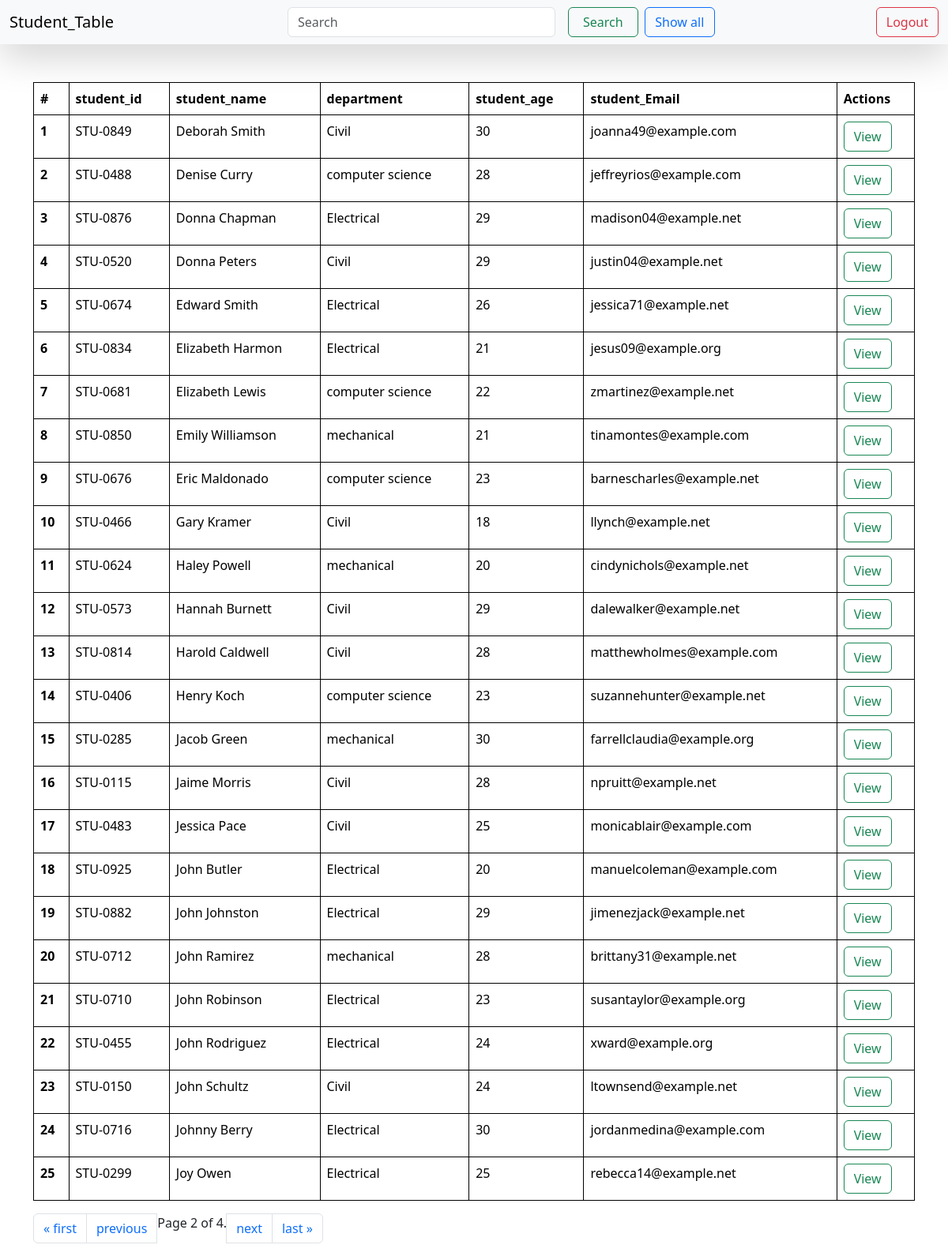
Screenshot of /?page=2 with the database file from the repository.
### reports/models.py (models this page shows, shortened)
class student(models.Model):
    department = models.ForeignKey(Department, related_name="depart", on_delete=models.CASCADE, null=True, blank=True)
    student_id = models.OneToOneField(StudentID, related_name="studentid", on_delete=models.CASCADE, null=True, blank=True)
    student_name = models.CharField(max_length=100)
    student_email = models.EmailField(unique=True)
    student_age = models.IntegerField(default=18)
    student_address = models.TextField()
    class Meta:
        ordering = ['student_name']
        verbose_name = "student"

class StudentID(models.Model):
    student_id = models.CharField(max_length=100)
    def __str__(self) -> str:
        return self.student_id

class Department(models.Model):
    department = models.CharField(max_length=100)
    def __str__(self) -> str:
        return self.department
    class Meta:
        ordering = ['department']

### reports/views.py (the view, shortened to what this page needs)
# urls.py: path('', get_students, name="getstudents"),
def get_students(request):
    queryset = student.objects.all()
    paginator = Paginator(queryset, 25)  # Show 25 contacts per page.
    page_number = request.GET.get("page", 1)
    page_obj = paginator.get_page(page_number)
    return render(request, "students.html", context={"queryset": page_obj})

### reports/templates/students.html (shortened to what this page needs)
{% extends "base.html" %}
{% block start %}
<nav class="navbar bg-body-tertiary shadow-lg sticky-top">
    <div class="container-fluid">
      <a class="navbar-brand">Student_Table</a>
      <form class="d-flex" role="search">
        <input class="form-control me-2" type="search" name="search" placeholder="Search" aria-label="Search">
        <button class="btn btn-outline-success mx-2" type="submit" style="width: 130px;">Search</button>
        <a class="btn btn-outline-primary" href="/" type="submit" style="width: 130px;">Show all</a>
      </form>
      <form class="d-flex" role="search">
        <button class="btn btn-outline-danger" type="submit">Logout</button>
      </form>
    </div>
  </nav>
<div class="container mt-5">
    <table class="table">
        <thead>
          <tr>
            <th scope="col">#</th>
            <th scope="col">student_id</th>
            <th scope="col">student_name</th>
            <th scope="col">department</th>
            <th scope="col">student_age</th>
            <th scope="col">student_Email</th>
            <th scope="col">Actions</th>
          </tr>
        </thead>
        <tbody>
            {% for student in queryset %}
          <tr>
            <th scope="row">{{forloop.counter}}</th>
            <td>
              {{student.student_id}}</td>
            <td>{{student.student_name}}</td>
            <td>{{student.department}}</td>
            <td>{{student.student_age}}</td>
            <td>{{student.student_email}}</td>
            <td><a href="{% url 'see_marks' student.student_id %}" class="btn btn-outline-success">View</a></td>
          </tr>
          {% endfor %}
        </tbody>
      </table>
      <nav aria-label="Page navigation example">
        <ul class="pagination">
            {% if queryset.has_previous %}
            <li class="page-item"><a class="page-link" href="?page=1">&laquo; first</a></li>
            <li class="page-item"><a class="page-link" href="?page={{ queryset.previous_page_number }}">previous</a></li>
            {% endif %}
            <span class="current">
                Page {{ queryset.number }} of {{ queryset.paginator.num_pages }}.
            </span>
            {% if queryset.has_next %}
            <li class="page-item"><a class="page-link" href="?page={{ queryset.next_page_number }}">next</a></li>
              <li class="page-item"><a class="page-link" href="?page={{ queryset.paginator.num_pages }}">last &raquo;</a></li>
            {% endif %}
          </ul>
        </nav>
{% endblock %}

### reports/templates/base.html (style rules this page uses)
table, th, td { border: 1px solid black; }

### rows the page displays
student: student_id "STU-0849", student_name "Deborah Smith", department "Civil", student_age "30", student_email "joanna49@example.com"
student: student_id "STU-0488", student_name "Denise Curry", department "computer science", student_age "28", student_email "jeffreyrios@example.com"
student: student_id "STU-0876", student_name "Donna Chapman", department "Electrical", student_age "29", student_email "madison04@example.net"
student: student_id "STU-0520", student_name "Donna Peters", department "Civil", student_age "29", student_email "justin04@example.net"
student: student_id "STU-0674", student_name "Edward Smith", department "Electrical", student_age "26", student_email "jessica71@example.net"
student: student_id "STU-0834", student_name "Elizabeth Harmon", department "Electrical", student_age "21", student_email "jesus09@example.org"
student: student_id "STU-0681", student_name "Elizabeth Lewis", department "computer science", student_age "22", student_email "zmartinez@example.net"
student: student_id "STU-0850", student_name "Emily Williamson", department "mechanical", student_age "21", student_email "tinamontes@example.com"
student: student_id "STU-0676", student_name "Eric Maldonado", department "computer science", student_age "23", student_email "barnescharles@example.net"
student: student_id "STU-0466", student_name "Gary Kramer", department "Civil", student_age "18", student_email "llynch@example.net"
student: student_id "STU-0624", student_name "Haley Powell", department "mechanical", student_age "20", student_email "cindynichols@example.net"
student: student_id "STU-0573", student_name "Hannah Burnett", department "Civil", student_age "29", student_email "dalewalker@example.net"
student: student_id "STU-0814", student_name "Harold Caldwell", department "Civil", student_age "28", student_email "matthewholmes@example.com"
student: student_id "STU-0406", student_name "Henry Koch", department "computer science", student_age "23", student_email "suzannehunter@example.net"
student: student_id "STU-0285", student_name "Jacob Green", department "mechanical", student_age "30", student_email "farrellclaudia@example.org"
student: student_id "STU-0115", student_name "Jaime Morris", department "Civil", student_age "28", student_email "npruitt@example.net"
student: student_id "STU-0483", student_name "Jessica Pace", department "Civil", student_age "25", student_email "monicablair@example.com"
student: student_id "STU-0925", student_name "John Butler", department "Electrical", student_age "20", student_email "manuelcoleman@example.com"
student: student_id "STU-0882", student_name "John Johnston", department "Electrical", student_age "29", student_email "jimenezjack@example.net"
student: student_id "STU-0712", student_name "John Ramirez", department "mechanical", student_age "28", student_email "brittany31@example.net"
student: student_id "STU-0710", student_name "John Robinson", department "Electrical", student_age "23", student_email "susantaylor@example.org"
student: student_id "STU-0455", student_name "John Rodriguez", department "Electrical", student_age "24", student_email "xward@example.org"
student: student_id "STU-0150", student_name "John Schultz", department "Civil", student_age "24", student_email "ltownsend@example.net"
student: student_id "STU-0716", student_name "Johnny Berry", department "Electrical", student_age "30", student_email "jordanmedina@example.com"
student: student_id "STU-0299", student_name "Joy Owen", department "Electrical", student_age "25", student_email "rebecca14@example.net"

### other values shown
{{ queryset.number }} "2"
{{ queryset.paginator.num_pages }} "4"
